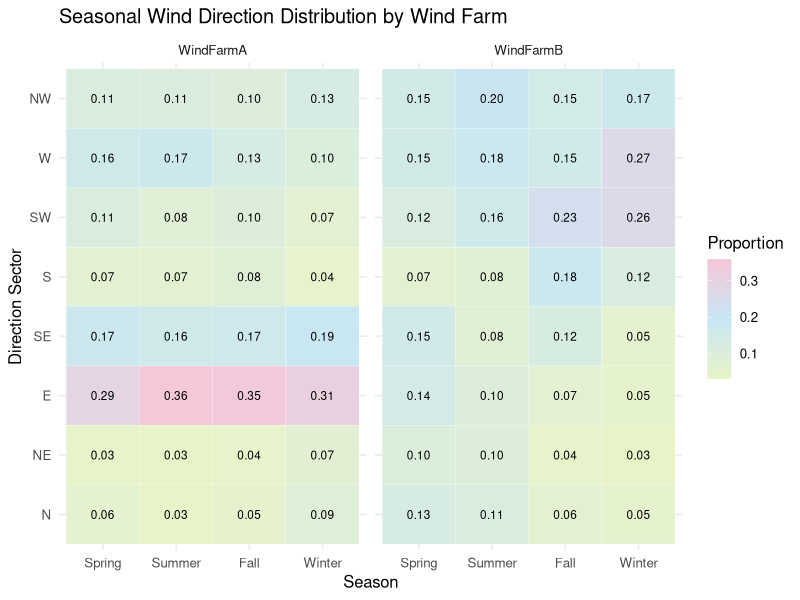
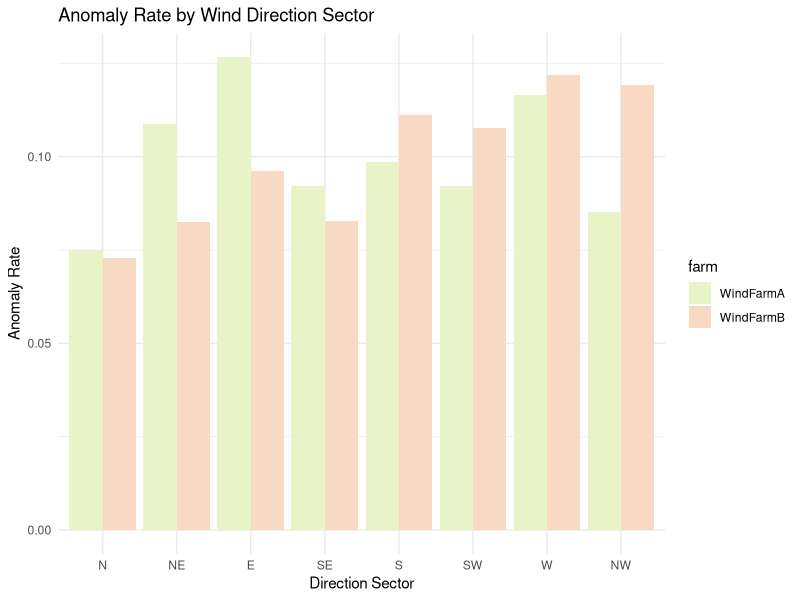
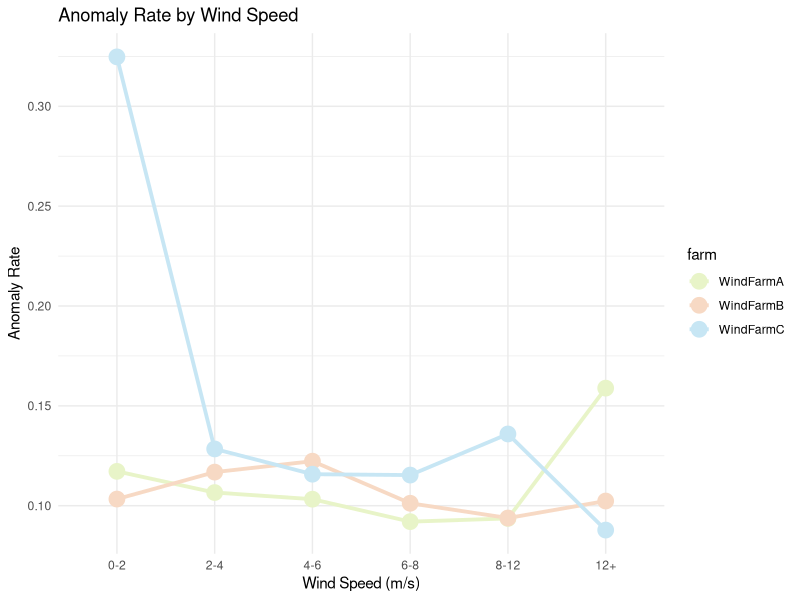
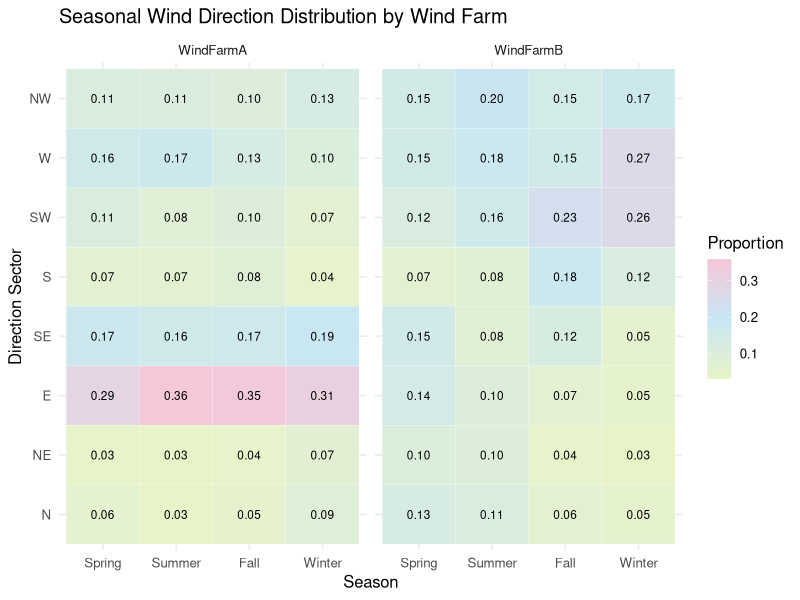
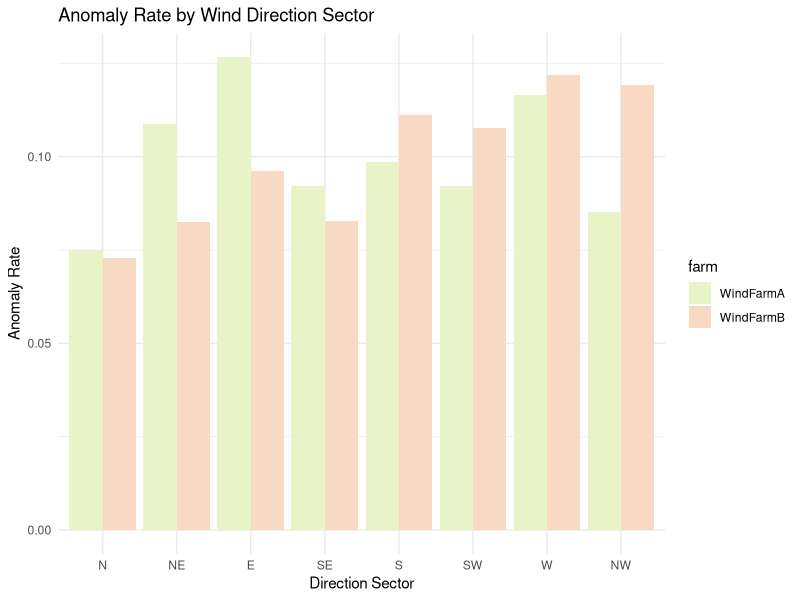
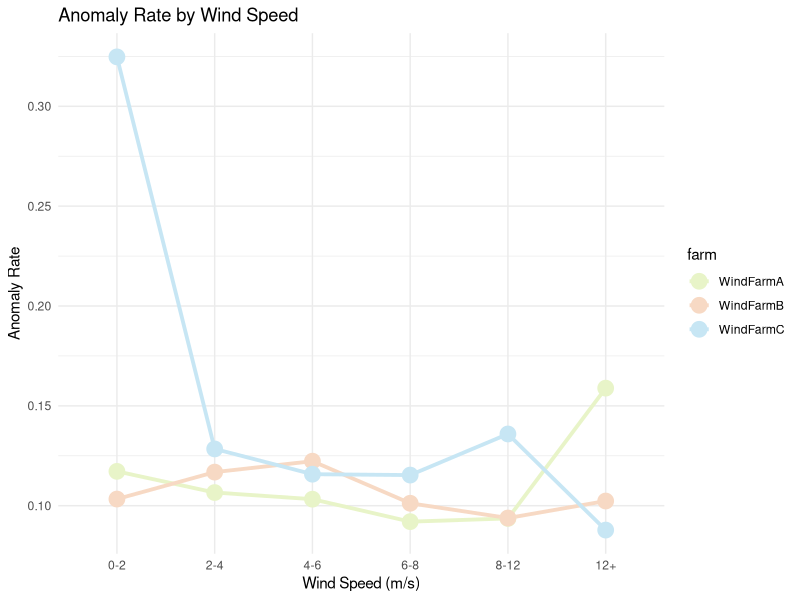

The R source for these figures, in order:
## ---- chunk 1
knitr::opts_chunk$set(echo = TRUE)
## ---- chunk 2
library(readr)
library(dplyr)
library(ggplot2)
# install.packages("svglite", repos = "https://cloud.r-project.org")
library(svglite)

# read combined summary file
df <- read_csv("all_direction_summary.csv", show_col_types = FALSE)
df <- df %>%
  filter(!is.na(farm), !grepl("^==>", farm))

head(df)

# combine turbine-level summaries into farm-level summaries
heatmap_df <- df %>%
  group_by(farm, season, direction_sector) %>%
  summarise(n = sum(n), .groups = "drop") %>%
  group_by(farm, season) %>%
  mutate(prop = n / sum(n)) %>%
  ungroup()

# order seasons and compass directions
heatmap_df$season <- factor(
  heatmap_df$season,
  levels = c("Spring", "Summer", "Fall", "Winter")
)

heatmap_df$direction_sector <- factor(
  heatmap_df$direction_sector,
  levels = c("N", "NE", "E", "SE", "S", "SW", "W", "NW")
)

heatmap_df

heatmap_plot <- ggplot(heatmap_df, aes(x = season, y = direction_sector, fill = prop)) +
  geom_tile(color = "white") +
  geom_text(aes(label = sprintf("%.2f", prop)), size = 3) +
  facet_wrap(~ farm) +
  labs(
    title = "Seasonal Wind Direction Distribution by Wind Farm",
    x = "Season",
    y = "Direction Sector",
    fill = "Proportion"
  ) +
  theme_minimal(base_size = 12) +
  scale_fill_gradientn(
  colours = c("#E8F4C8",
              "#C7E6F4",
              "#F4C7D9")
)

heatmap_plot
## ---- chunk 3
# remember that for wind farm b, we excluded two line with avg wind speed = about 140 (which is impossible)
anom <- read_csv("all_anomaly_summary.csv", show_col_types = FALSE)

head(anom)
## ---- chunk 4
direction_plot <- anom %>%
  filter(farm != "WindFarmC") %>%
  group_by(farm, direction_sector) %>%
  summarise(
    anomaly_rate = sum(n[anomaly_indicator == 1]) / sum(n),
    .groups = "drop"
  )

direction_plot$direction_sector <- factor(
  direction_plot$direction_sector,
  levels = c("N","NE","E","SE","S","SW","W","NW")
)

direction_anomaly_plot <- ggplot(direction_plot,
       aes(x = direction_sector,
           y = anomaly_rate,
           fill = farm)) +
  geom_col(position = "dodge") +
  scale_fill_manual(values = c(
    "WindFarmA" = "#E8F4C8",
    "WindFarmB" = "#F7D9C4"
  )) +
  labs(
    title = "Anomaly Rate by Wind Direction Sector",
    x = "Direction Sector",
    y = "Anomaly Rate"
  ) +
  theme_minimal()

direction_anomaly_plot
## ---- chunk 5

speed_plot <- anom %>%
  group_by(farm, wind_speed_bin) %>%
  summarise(
    anomaly_rate = sum(n[anomaly_indicator == 1]) / sum(n),
    .groups = "drop"
  )

speed_plot$wind_speed_bin <- factor(
  speed_plot$wind_speed_bin,
  levels = c("0-2","2-4","4-6","6-8","8-12","12+")
)

speed_anomaly_plot <- ggplot(speed_plot,
       aes(x = wind_speed_bin,
           y = anomaly_rate,
           color = farm,
           group = farm)) +
  geom_line(linewidth = 1.3) +
  geom_point(size = 5) +
  scale_color_manual(values = c(
    "WindFarmA" = "#E8F4C8",
    "WindFarmB" = "#F7D9C4",
    "WindFarmC" = "#C7E6F4"
  )) +
  labs(
    title = "Anomaly Rate by Wind Speed",
    x = "Wind Speed (m/s)",
    y = "Anomaly Rate"
  ) +
  theme_minimal()

speed_anomaly_plot

## ---- chunk 6
# count of observations by each farm with wind speed in 0-2
count_plot <- anom %>%
  filter(wind_speed_bin=="0-2") %>%
  group_by(farm) %>%
  summarise(
    total = sum(n),
    .groups = "drop"
  )
count_plot
## ---- chunk 7

ggsave("heatmap_plot.svg",
       plot = heatmap_plot,
       width = 10,
       height = 6)

ggsave("direction_anomaly_plot.svg",
       plot = direction_anomaly_plot,
       width = 8,
       height = 5)

ggsave("speed_anomaly_plot.svg",
       plot = speed_anomaly_plot,
       width = 8,
       height = 5)
